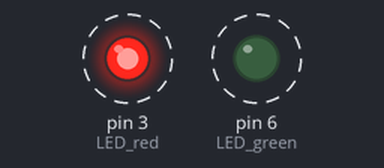
Bench run of a sketch on a simulated Arduino Uno, built with avr-gcc and run on an emulated ATmega328P. Shown: output pins drawn as LEDs (lit = HIGH). Dashed ring = blinking. What the sketch prints to the serial monitor is not drawn.

Above: at 0.5 s.
Timing chart, 0 to 4.6 s (numbered marks = the images above):
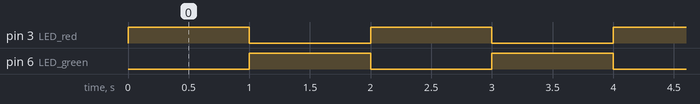

Measured:
- by itself, pin 3 (LED_red), pin 6 (LED_green): alternates HIGH for 1.0 s and LOW for 1.0 s

The sketch:

Simple_code_LED.ino
```cpp
const int LED_red = 3;
const int LED_green = 6;

void setup() {
    pinMode (LED_red, OUTPUT);
    pinMode (LED_green, OUTPUT);
    Serial.begin(9600);
}

void loop() {
    digitalWrite (LED_red, HIGH);
    digitalWrite (LED_green, LOW);
    Serial.println("Entrou");
    delay (1000);
    digitalWrite (LED_red, LOW);
    digitalWrite (LED_green, HIGH);
    Serial.write("Saiu");
    Serial.println("\t");
    delay (1000);
}
```
